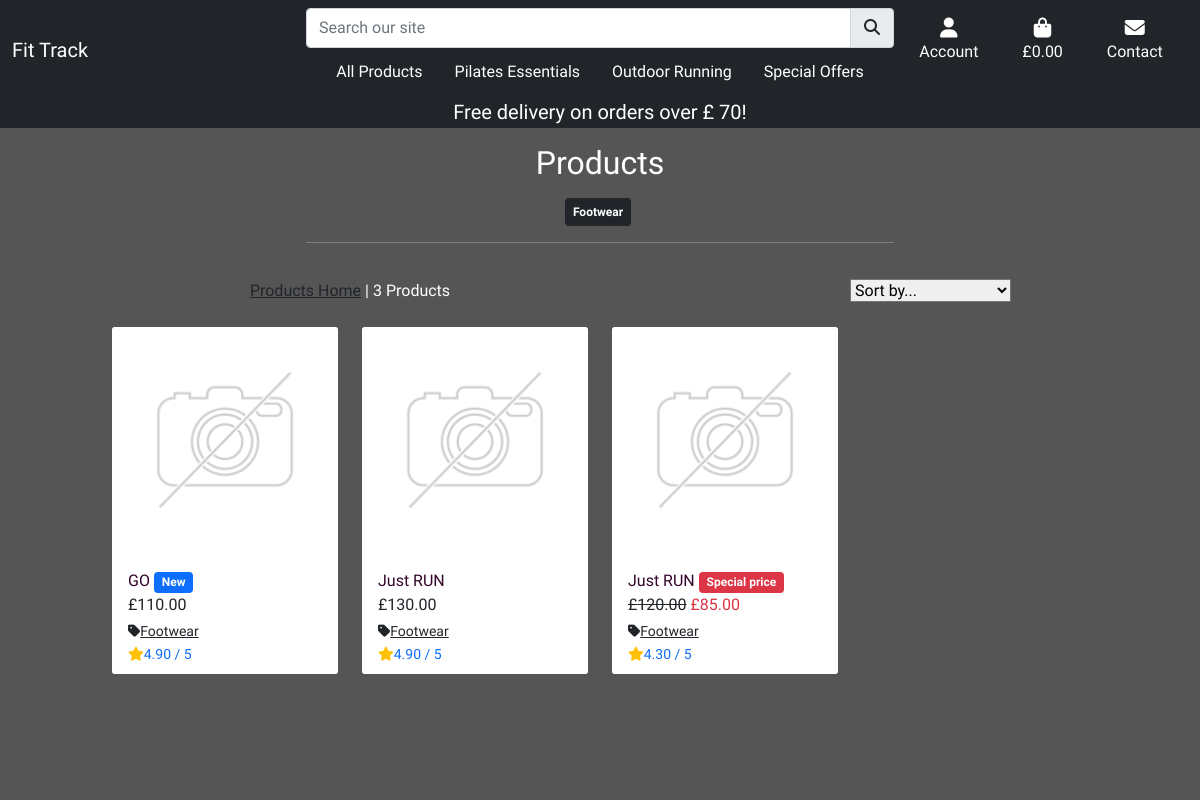
Page /products/?category=footwear on the earlier database version.
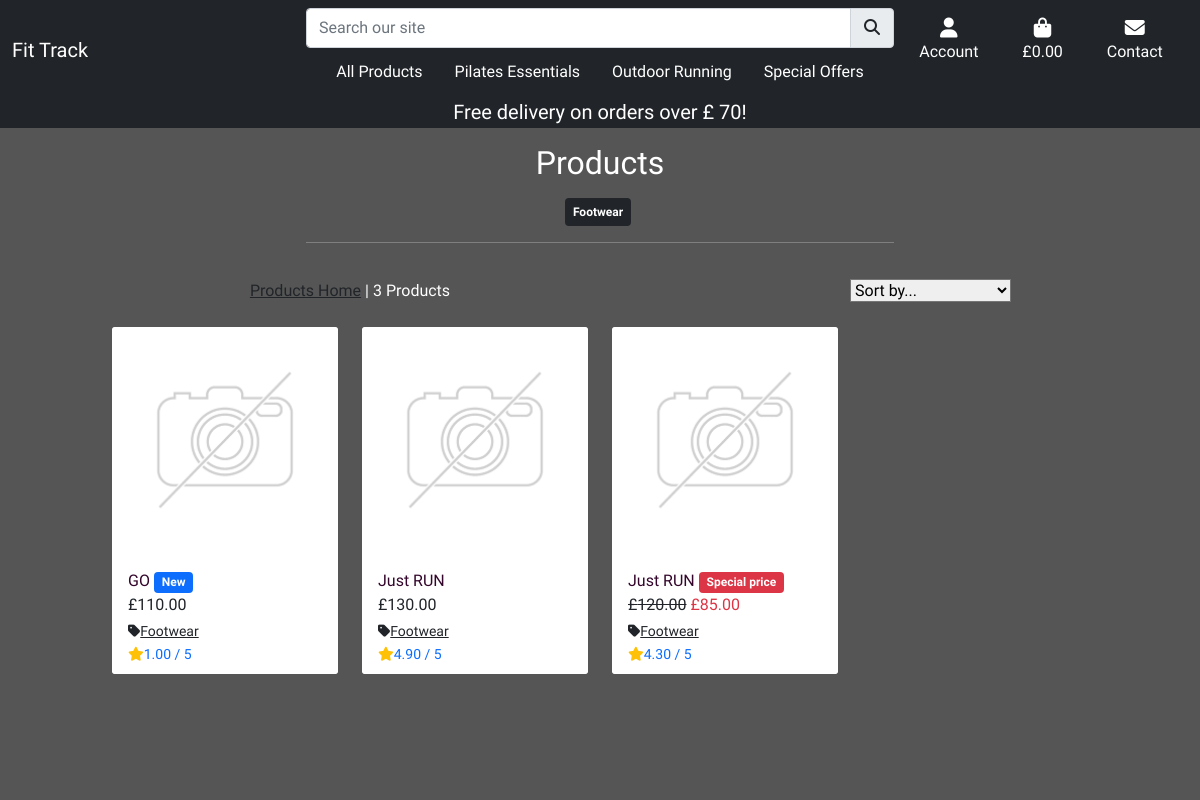
Same page on the later database version.
### products/models.py (models this page shows, shortened)
class Product(models.Model):
    category = models.ForeignKey('Category', null=True, blank=True, on_delete=models.SET_NULL)
    sku = models.CharField(max_length=254, null=True, blank=True)
    name = models.CharField(max_length=254)
    different_size = models.BooleanField(default=False)
    description = models.TextField()
    new = models.BooleanField(default=False)
    on_sale = models.BooleanField(default=False)
    all_specials = models.BooleanField(default=False)
    details = models.CharField(max_length=360)
    materials = models.CharField(max_length=254, null=True,default=None)
    fabric_care = models.CharField(max_length=360)
    price = models.DecimalField(max_digits=6, decimal_places=2)
    rating = models.DecimalField(max_digits=6, decimal_places=2, null=True, blank=True)
    image = models.ImageField(null=True, blank=True)
    size = models.CharField(max_length=254, null=True, blank=True)
    weight =  models.CharField(max_length=254, null=True, blank=True)
    special_price = models.DecimalField(
        max_digits=6, decimal_places=2, null=False, blank=False, default=0)

class Category (models.Model):
    class Meta:
        verbose_name_plural = 'Categories'
    name = models.CharField(max_length=254)
    friendly_name = models.CharField(max_length=254, null=True, blank=True)

### products/views.py (the view, shortened to what this page needs)
# urls.py: path('', views.view_products, name='products'),
def view_products(request):
    products = Product.objects.all()
    query = None
    categories = None
    sort = None
    direction = None
    if request.GET:
        if 'category' in request.GET:
            categories = request.GET['category'].split(',')
            products = products.filter(category__name__in=categories)
            categories = Category.objects.filter(name__in=categories)
        if 'new' in request.GET:
            products = products.filter(new=True)
        if 'on_sale' in request.GET:
            products = products.filter(on_sale=True)
        if 'all_specials' in request.GET:
            products = products.filter(all_specials=True)
    current_sorting = f'{sort}_{direction}'
    context = {
        'products': products,
        'search_term': query,
        'current_categories': categories,
        'current_sorting': current_sorting,
    }
    return render(request, 'products/products.html', context)

### bag/contexts.py (called while the page is built, shortened)
def bag_contents(request):
    bag_items = []
    total = 0
    product_count = 0
    bag = request.session.get('bag', {})
    if product_count > 0 and total < settings.FREE_DELIVERY_THRESHOLD:
        delivery = Decimal(settings.STANDARD_DELIVERY_COST)
        free_delivery_delta = settings.FREE_DELIVERY_THRESHOLD - total
    else:
        delivery = 0
        free_delivery_delta = 0
    grand_total = delivery + total
    context = {
        'bag_items': bag_items,
        'total': total,
        'product_count': product_count,
        'delivery': delivery,
        'free_delivery_delta': free_delivery_delta,
        'free_delivery_threshold': settings.FREE_DELIVERY_THRESHOLD,
        'grand_total': grand_total,
    }
    return context

### products/templates/products/products.html (shortened to what the changed rows need)
{% extends "base.html"%}
{% load static %}
{% block content %}
<div class="container-fluid">
    <div class="row">
        <div class="col text-center mt-3">
            <h2 class="logo-font">Products</h2>
        </div>
    </div>
    <div class="row">
        <div class="product-container col-10 offset-1">
    <div class="row">
        {% for product in products %}
        <div class="col-sm-6 col-md-6 col-lg-4 col-xl-3">
            <div class="card h-100 border-0">
                {% if product.image %}
                <a href="{% url 'product_detail' product.id %}">
                    <img class="card-img-top img-fluid" src="{{ product.image.url }}" alt="{{ product.name }}">
                </a>
                {% else %}
                <a href="{% url 'product_detail' product.id %}">
                    <img class="card-img-top img-fluid" src="{{ MEDIA_URL }}noimage.jpg" alt="{{ product.name }}">
                </a>
                {% endif %}
                <div class="card-body pb-0">
                    <p class="mb-0">
                    <a class="text-purple text-decoration-none" href="{% url 'product_detail' product.id %}">{{ product.name }}</a>
                {% if product.new == True %}
                <a class="text-decoration-none" href="{% url 'products' %}?new">
                    <span class="badge bg-primary">New</span>
                </a>
            {% endif %}
                </div>
                <div class="card-footer bg-white pt-0 border-0 text-left">
                    <div class="row">
                        <div class="col">
                            {% if product.special_price > 0 %}
                            <span class="font-weight-bold">
                                <del class="text-dark">£{{ product.price }}</del>
                            </span>
                            <span class="text-danger font-weight-bold">£{{ product.special_price }}</span>
                        {% else %}
                            <span class="text-dark">£{{ product.price }}</span>
                        {% endif %}
                            {% if product.category %}
                            <p class="small mt-1 mb-0">
                                <a class="text-dark" href="{% url 'products' %}?category={{ product.category.name }}">
                                    <i class="fas fa-tag mr-1 text-dark"></i>{{ product.category.friendly_name }}
                                </a>
                            </p>
                            {% endif %}
                            {% if product.rating %}
                            <small class="text-primary"><i class="fas fa-star mr-1 text-warning"></i>{{ product.rating }} / 5</small>
                            {% else %}
                            <small class="text-primary">No Rating</small>
                            {% endif %}
                        </div>
                    </div>
                </div>
            </div>
        </div>
        {% endfor %}
    </div>
</div>
</div>
</div>
{% endblock %}

Differences in the rows shown:
changed Product "GO": rating "4.90" → "1.00"
